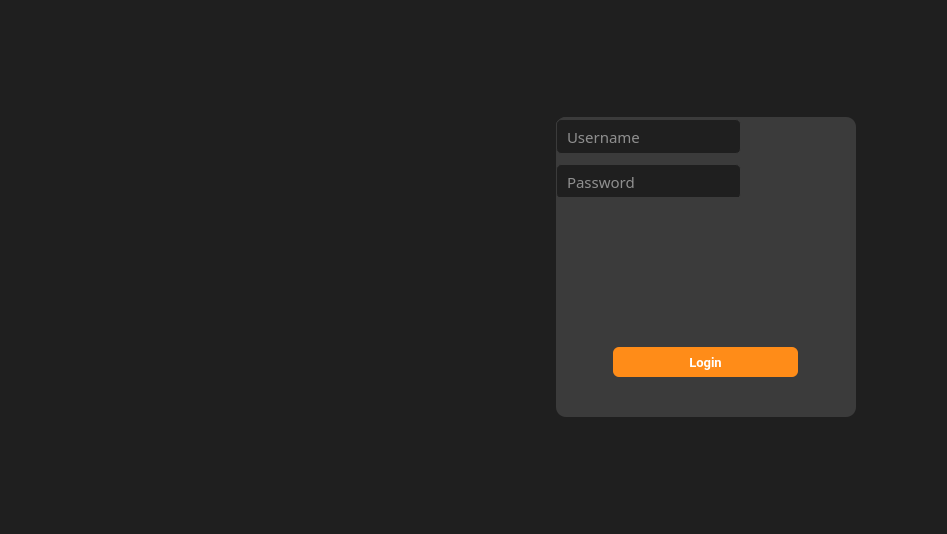
<?xml version="1.0" encoding="UTF-8"?>
<ui version="4.0">
 <class>MainWindow</class>
 <widget class="QMainWindow" name="MainWindow">
  <property name="geometry">
   <rect>
    <x>0</x>
    <y>0</y>
    <width>947</width>
    <height>534</height>
   </rect>
  </property>
  <property name="windowTitle">
   <string>MainWindow</string>
  </property>
  <property name="styleSheet">
   <string notr="true">QWidget{
	background-color:#1F1F1F;
	
}</string>
  </property>
  <widget class="QWidget" name="centralwidget">
   <layout class="QHBoxLayout" name="horizontalLayout">
    <property name="spacing">
     <number>6</number>
    </property>
    <property name="rightMargin">
     <number>50</number>
    </property>
    <item>
     <widget class="QWidget" name="rightWidget" native="true"/>
    </item>
    <item>
     <widget class="QWidget" name="widget" native="true">
      <property name="minimumSize">
       <size>
        <width>500</width>
        <height>0</height>
       </size>
      </property>
      <layout class="QVBoxLayout" name="verticalLayout_4">
       <item>
        <widget class="QPushButton" name="pushButton">
         <property name="styleSheet">
          <string notr="true">border:none;</string>
         </property>
         <property name="text">
          <string/>
         </property>
         <property name="icon">
          <iconset>
           <normaloff>CoffitoLogo (2).png</normaloff>CoffitoLogo (2).png</iconset>
         </property>
         <property name="iconSize">
          <size>
           <width>400</width>
           <height>400</height>
          </size>
         </property>
        </widget>
       </item>
      </layout>
     </widget>
    </item>
    <item alignment="Qt::AlignmentFlag::AlignRight">
     <widget class="QWidget" name="widget_2" native="true">
      <property name="minimumSize">
       <size>
        <width>350</width>
        <height>494</height>
       </size>
      </property>
      <layout class="QVBoxLayout" name="verticalLayout">
       <item>
        <spacer name="verticalSpacer">
         <property name="orientation">
          <enum>Qt::Orientation::Vertical</enum>
         </property>
         <property name="sizeHint" stdset="0">
          <size>
           <width>20</width>
           <height>90</height>
          </size>
         </property>
        </spacer>
       </item>
       <item alignment="Qt::AlignmentFlag::AlignHCenter|Qt::AlignmentFlag::AlignVCenter">
        <widget class="QWidget" name="widget_3" native="true">
         <property name="sizePolicy">
          <sizepolicy hsizetype="Expanding" vsizetype="Preferred">
           <horstretch>0</horstretch>
           <verstretch>0</verstretch>
          </sizepolicy>
         </property>
         <property name="minimumSize">
          <size>
           <width>300</width>
           <height>300</height>
          </size>
         </property>
         <property name="styleSheet">
          <string notr="true">QWidget{
	background-color:rgb(59,59,59);
	border-radius:10px;
}</string>
         </property>
         <widget class="QLabel" name="dashboardTxt">
          <property name="geometry">
           <rect>
            <x>124</x>
            <y>42</y>
            <width>52</width>
            <height>27</height>
           </rect>
          </property>
          <property name="font">
           <font>
            <family>Poppins SemiBold</family>
            <pointsize>14</pointsize>
            <bold>true</bold>
           </font>
          </property>
          <property name="styleSheet">
           <string notr="true">QLabel{
	color:white;
	text-align:center;
}</string>
          </property>
          <property name="text">
           <string>Login</string>
          </property>
         </widget>
         <widget class="QPushButton" name="loginButton_2">
          <property name="geometry">
           <rect>
            <x>57</x>
            <y>230</y>
            <width>185</width>
            <height>30</height>
           </rect>
          </property>
          <property name="minimumSize">
           <size>
            <width>185</width>
            <height>30</height>
           </size>
          </property>
          <property name="maximumSize">
           <size>
            <width>150</width>
            <height>25</height>
           </size>
          </property>
          <property name="font">
           <font>
            <family>Roboto</family>
            <pointsize>10</pointsize>
            <bold>true</bold>
           </font>
          </property>
          <property name="styleSheet">
           <string notr="true">QPushButton {
    padding: 6px 14px;
    font-family: &quot;Roboto&quot;, sans-serif;
    border-radius: 6px;
    border: none;
    color: white;
    background: #FF8C18;
    box-shadow: 0px 0.5px 1.5px rgba(54, 122, 246, 0.25), inset 0px 0.8px 0px -0.25px rgba(255, 255, 255, 0.2);
    user-select: none;
    -webkit-user-select: none;
    touch-action: manipulation;
    transition: background-color 0.2s, box-shadow 0.2s; 
}
QPushButton::pressed {
    background-color: #B7B7B7;
    box-shadow: 0px 1px 2px rgba(0, 0, 0, 0.5) inset;
	color:black;
}
QPushButton:hover {
    background-color: #FFA54E; 
}</string>
          </property>
          <property name="text">
           <string>Login</string>
          </property>
          <property name="checkable">
           <bool>true</bool>
          </property>
          <property name="autoExclusive">
           <bool>false</bool>
          </property>
         </widget>
         <widget class="QWidget" name="">
          <layout class="QVBoxLayout" name="verticalLayout_2">
           <property name="spacing">
            <number>10</number>
           </property>
           <item alignment="Qt::AlignmentFlag::AlignHCenter">
            <widget class="QLineEdit" name="lineEdit_7">
             <property name="sizePolicy">
              <sizepolicy hsizetype="Fixed" vsizetype="Fixed">
               <horstretch>0</horstretch>
               <verstretch>0</verstretch>
              </sizepolicy>
             </property>
             <property name="minimumSize">
              <size>
               <width>185</width>
               <height>35</height>
              </size>
             </property>
             <property name="maximumSize">
              <size>
               <width>16777215</width>
               <height>30</height>
              </size>
             </property>
             <property name="font">
              <font>
               <family>Poppins Medium</family>
               <pointsize>11</pointsize>
              </font>
             </property>
             <property name="styleSheet">
              <string notr="true">QLineEdit {
    background-color: #1F1F1F;
    border: 1px solid #3B3B3B;
    border-radius: 5px;
    padding: 8px;
    color: white;
}

QLineEdit:focus {
    border-color: #FF8C18; /* Change border color when line edit is focused */
}

QLineEdit::placeholder {
    color: #808080; /* Placeholder text color */
}

QLineEdit::hover {
    background-color: #272727; /* Change background color on hover */
}
</string>
             </property>
             <property name="placeholderText">
              <string>Username</string>
             </property>
            </widget>
           </item>
           <item alignment="Qt::AlignmentFlag::AlignHCenter">
            <widget class="QLineEdit" name="lineEdit_8">
             <property name="sizePolicy">
              <sizepolicy hsizetype="Fixed" vsizetype="Fixed">
               <horstretch>0</horstretch>
               <verstretch>0</verstretch>
              </sizepolicy>
             </property>
             <property name="minimumSize">
              <size>
               <width>185</width>
               <height>35</height>
              </size>
             </property>
             <property name="maximumSize">
              <size>
               <width>16777215</width>
               <height>30</height>
              </size>
             </property>
             <property name="font">
              <font>
               <family>Poppins Medium</family>
               <pointsize>11</pointsize>
              </font>
             </property>
             <property name="styleSheet">
              <string notr="true">QLineEdit {
    background-color: #1F1F1F;
    border: 1px solid #3B3B3B;
    border-radius: 5px;
    padding: 8px;
    color: white;
}

QLineEdit:focus {
    border-color: #FF8C18; /* Change border color when line edit is focused */
}

QLineEdit::placeholder {
    color: #808080; /* Placeholder text color */
}

QLineEdit::hover {
    background-color: #272727; /* Change background color on hover */
}
</string>
             </property>
             <property name="placeholderText">
              <string>Password</string>
             </property>
            </widget>
           </item>
          </layout>
         </widget>
        </widget>
       </item>
       <item>
        <spacer name="verticalSpacer_2">
         <property name="orientation">
          <enum>Qt::Orientation::Vertical</enum>
         </property>
         <property name="sizeHint" stdset="0">
          <size>
           <width>20</width>
           <height>90</height>
          </size>
         </property>
        </spacer>
       </item>
      </layout>
     </widget>
    </item>
    <item>
     <widget class="QWidget" name="widget_5" native="true"/>
    </item>
   </layout>
  </widget>
 </widget>
 <resources>
  <include location="resource1_rc.qrc"/>
  <include location="main_resource.qrc"/>
 </resources>
 <connections/>
</ui>
